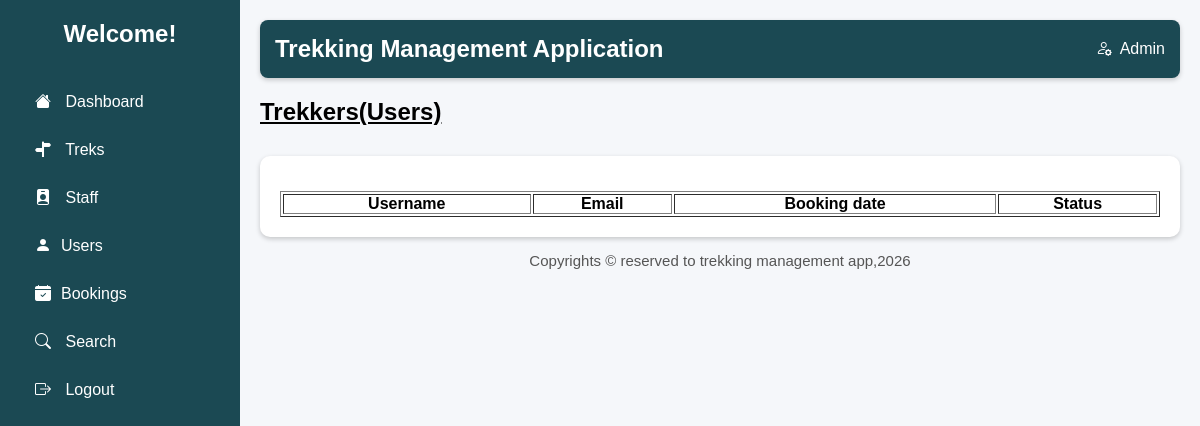
Before: /admin_trekkers with the older database file.
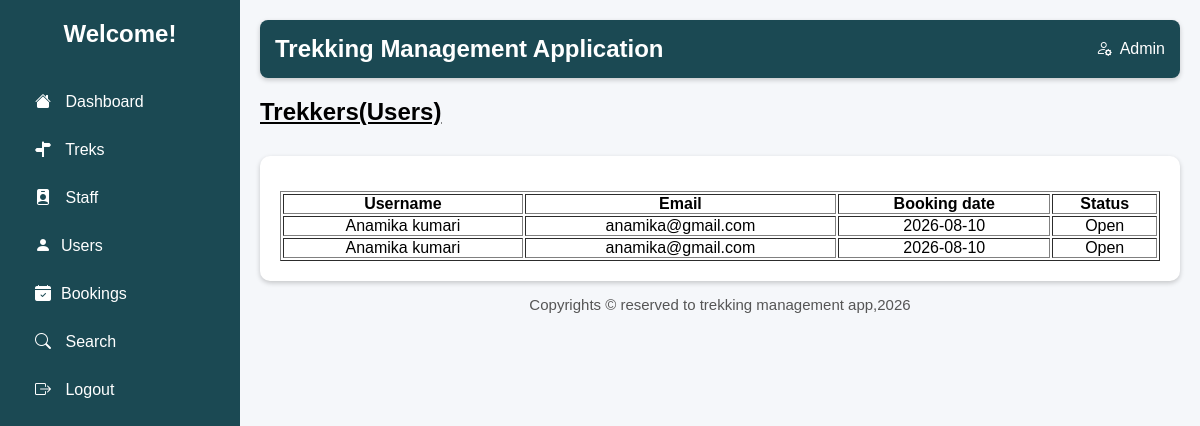
After: the same page with the newer database file.
### models.py (models this page shows)
class UserDetails(db.Model):
    __tablename__="user_details"
    trekker_id=db.Column(db.Integer,primary_key=True,autoincrement=True)
    user_id=db.Column(db.Integer,db.ForeignKey('user_credentials.user_id'))
    full_name=db.Column(db.String(100),nullable=False)
    email_id=db.Column(db.String(50),unique=True,nullable=False)
    password=db.Column(db.String(50),nullable=False)
    phone_num=db.Column(db.String(20),unique=True,nullable=False)
    address=db.Column(db.String(100),nullable=False)
    blacklist_status=db.Column(db.Boolean,default=False)

class BookingDetails(db.Model):
    __tablename__='booking_details'
    booking_id=db.Column(db.Integer,primary_key=True,autoincrement=True)
    user_id=db.Column(db.Integer,db.ForeignKey('user_details.user_id'))
    trek_id=db.Column(db.Integer,db.ForeignKey('trek_details.trek_id'))
    booking_date=db.Column(db.Date,nullable=False)

### app.py (the view)
@app.route("/admin_trekkers")
def admin_users():
    user_data=db.session.query(UserDetails,BookingDetails,TrekDetails).join(BookingDetails,UserDetails.user_id==BookingDetails.user_id).join(
        TrekDetails,BookingDetails.trek_id==TrekDetails.trek_id
    ).all()
    return render_template('admin_view_users.html',user_data=user_data)

### templates/admin_view_users.html (shortened to what this page needs)
<!DOCTYPE html>
<html lang="en">
<head>
    <link rel="stylesheet" href="../static/main.css">
    <link rel="stylesheet" href="https://cdn.jsdelivr.net/npm/bootstrap-icons@1.11.3/font/bootstrap-icons.min.css">
</head>
<body>
    <div class="container">
        <div class="sidebar">
            <h2>Welcome!</h2>
            <ul>
                <li><a href="{{url_for('admin_dash')}}"><i class="bi bi-house-fill"></i> Dashboard</a></li>
                <li><a href="{{url_for('admin_mng_trek')}}"><i class="bi bi-signpost-split-fill"></i> Treks</a></li>
                <li><a href="{{url_for('admin_mng_staff')}}"><i class="bi bi-person-badge-fill"></i> Staff</a></li>
                <li><a href="{{url_for('admin_users')}}"><i class="bi bi-person-fill"></i>Users</a></li>
                <li><a href="{{url_for('admin_mng_bookings')}}"><i class="bi bi-calendar-check-fill"></i>Bookings</a></li>
                <li><a href="{{url_for('search')}}"><i class="bi bi-search"></i> Search</a></li>
                <li><a href="{{url_for('signin')}}"><i class="bi bi-box-arrow-right"></i> Logout</a></li>
            </ul>
        </div>
        <div class="main">
            <header>
                <h2>Trekking Management Application</h2>
                <div class="admin">
                    <i class="bi bi-person-gear"></i>
                    <span>Admin</span>
                </div>
            </header>
            <h2 class="title"><u>Trekkers(Users)</u></h2>
            <div class="table-box">
                <table border="1">
                    <tr>
                        <th>Username</th>
                        <th>Email</th>
                        <th>Booking date</th>
                        <th>Status</th>
                    </tr>
                    {% for user,booking,trek in user_data %}
                    <tr>
                        <td>{{user.full_name}}</td>
                        <td>{{user.email_id}}</td>
                        <td>{{booking.booking_date}}</td>
                        <td>
                            {% if trek.status==0 %}
                              Pending
                            {% elif trek.status==1 %}
                              Approved
                            {% elif trek.status==2 %}
                              Open
                            {% elif trek.status==3 %}
                               Closed
                            {% elif trek.status==4 %}
                               Completed
                            {% endif %}
                            </td>
                    </tr>
                    {% endfor %}
                </table>
            </div>
            <footer>
                Copyrights &copy; reserved to trekking management app,2026
            </footer>
        </div>
    </div>
</body>
</html>

Changed rows visible on the page:
now on this page (row edited): UserDetails: full_name "Anamika kumari", email_id "anamika@gmail.com", booking_date "2026-08-10"
